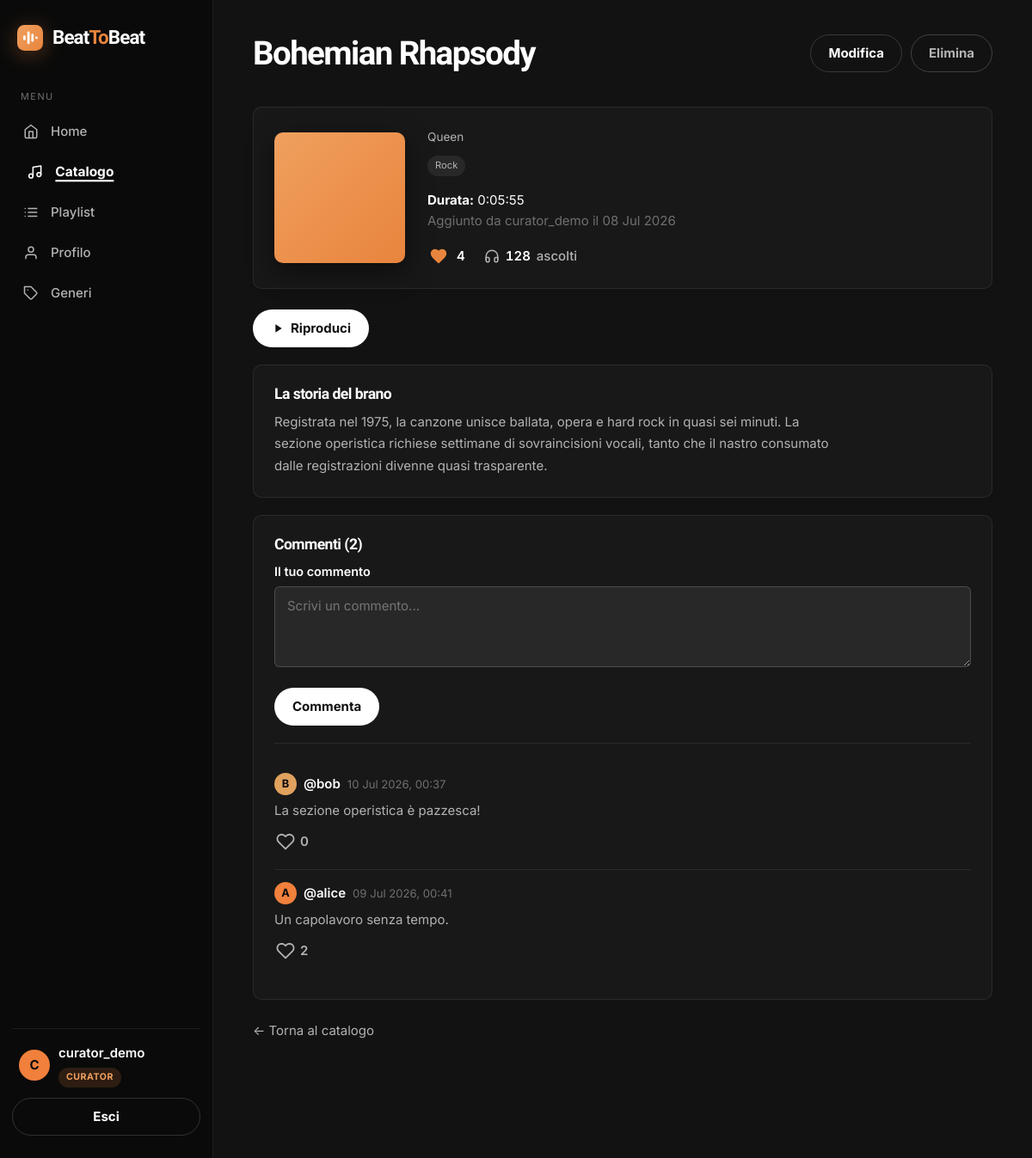
/music/songs/3/ (signed in), run on the app's committed database.
### accounts/models.py (models this page shows, shortened)
class CustomUser(AbstractUser):
    class Role(models.TextChoices):
        LISTENER = 'listener', 'Listener'
        CURATOR = 'curator', 'Curator'
        MODERATOR = 'moderator', 'Moderator'
    role = models.CharField(
        max_length=20,
        choices=Role.choices,
        default=Role.LISTENER,
    )
    bio = models.TextField(blank=True)
    birth_date = models.DateField(null=True, blank=True)
    favorite_genre = models.ForeignKey(
        'music.Genre',
        on_delete=models.SET_NULL,
        null=True,
        blank=True,
        related_name='fans',
    )
    AVATAR_COLORS = ['#f0803c', '#e0a15e', '#81b29a', '#6a8ec9', '#b07ba0', '#c96a6a']
    @property
    def avatar_color(self):
        return self.AVATAR_COLORS[sum(ord(c) for c in self.username) % len(self.AVATAR_COLORS)]
    @property
    def initial(self):
        return self.username[0].upper() if self.username else '?'
    @property
    def is_curator(self):
        return self.role == self.Role.CURATOR or self.is_superuser
    @property
    def is_moderator(self):
        return self.role == self.Role.MODERATOR or self.is_superuser

### music/models.py (models this page shows, shortened)
class Song(models.Model):
    title = models.CharField(max_length=200)
    artist = models.CharField(max_length=200)
    genre = models.ForeignKey(
        Genre,
        on_delete=models.PROTECT,
        related_name='songs',
    )
    added_by = models.ForeignKey(
        settings.AUTH_USER_MODEL,
        on_delete=models.CASCADE,
        related_name='added_songs',
    )
    duration = models.DurationField()
    story = models.TextField(
        blank=True,
        help_text='Un breve racconto sul brano, mostrato nella sua pagina.',
    )
    audio_file = models.FileField(
        upload_to='songs/',
        blank=True,
        null=True,
        validators=[FileExtensionValidator(allowed_extensions=['mp3', 'wav', 'ogg', 'm4a'])],
    )
    likes = models.ManyToManyField(
        settings.AUTH_USER_MODEL,
        related_name='liked_songs',
        blank=True,
    )
    play_count = models.PositiveIntegerField(default=0)
    created_at = models.DateTimeField(auto_now_add=True)
    class Meta:
        ordering = ['-created_at', 'id']

class Genre(models.Model):
    name = models.CharField(max_length=100, unique=True)
    description = models.TextField(blank=True)
    class Meta:
        ordering = ['name']

class Comment(models.Model):
    song = models.ForeignKey(Song, on_delete=models.CASCADE, related_name='comments')
    author = models.ForeignKey(settings.AUTH_USER_MODEL, on_delete=models.CASCADE, related_name='comments')
    text = models.TextField()
    likes = models.ManyToManyField(settings.AUTH_USER_MODEL, related_name='liked_comments', blank=True)
    created_at = models.DateTimeField(auto_now_add=True)
    class Meta:
        ordering = ['-created_at']

### music/views.py (the view)
# urls.py: path('songs/<int:pk>/', views.SongDetailView.as_view(), name='song_detail'),
class SongDetailView(LoginRequiredMixin, DetailView):
    model = Song
    template_name = 'music/songs/detail.html'
    context_object_name = 'song'
    def get_context_data(self, **kwargs):
        context = super().get_context_data(**kwargs)
        context['user_playlists'] = Playlist.objects.filter(
            owner=self.request.user
        ).exclude(songs=self.object)
        context['comment_form'] = CommentForm()
        return context

### music/forms.py
class CommentForm(forms.ModelForm):
    class Meta:
        model = Comment
        fields = ['text']
        labels = {'text': 'Il tuo commento'}
        widgets = {
            'text': forms.Textarea(attrs={'rows': 3, 'placeholder': 'Scrivi un commento...'}),
        }

### templates/music/songs/detail.html (shortened to what this page needs)
{% extends 'base.html' %}
{% block content %}
<div class="page-header">
	<h1 class="page-title">{{ song.title }}</h1>
	{% if user.is_curator %}
	<div class="actions">
		<a class="btn btn-ghost" href="{% url 'music:song_update' song.pk %}">Modifica</a>
		<a class="btn btn-danger" href="{% url 'music:song_delete' song.pk %}">Elimina</a>
	</div>
	{% endif %}
</div>
<div class="panel detail-hero">
	<div class="detail-cover"></div>
	<div>
		<div class="card-artist">{{ song.artist }}</div>
		<span class="genre-chip">{{ song.genre.name }}</span>
		<p class="mt-2 mb-0"><strong>Durata:</strong> {{ song.duration }}</p>
		<p class="text-muted mb-2">
			Aggiunto da {{ song.added_by.username }} il {{ song.created_at|date:"d M Y" }}
		</p>
		<div class="detail-stats">
			<form method="post" action="{% url 'music:toggle_like_song' song.pk %}" class="like-form like-detail">
				<button type="submit" class="like-btn {% if user in song.likes.all %}liked{% endif %}" title="Mi piace">
					<svg class="heart-icon heart-filled" viewBox="0 0 24 24" fill="currentColor"><path d="M12 21.35l-1.45-1.32C5.4 15.36 2 12.28 2 8.5 2 5.42 4.42 3 7.5 3c1.74 0 3.41.81 4.5 2.09C13.09 3.81 14.76 3 16.5 3 19.58 3 22 5.42 22 8.5c0 3.78-3.4 6.86-8.55 11.54L12 21.35z"/></svg>
				</button>
				<span class="like-count">{{ song.likes.count }}</span>
			</form>
			<span class="stat-item">
				<svg class="stat-icon" viewBox="0 0 24 24" fill="none" stroke="currentColor" stroke-width="2" stroke-linecap="round" stroke-linejoin="round"><path d="M3 18v-6a9 9 0 0 1 18 0v6"/><path d="M21 19a2 2 0 0 1-2 2h-1a2 2 0 0 1-2-2v-3a2 2 0 0 1 2-2h3zM3 19a2 2 0 0 0 2 2h1a2 2 0 0 0 2-2v-3a2 2 0 0 0-2-2H3z"/></svg>
				<span class="play-count" data-song="{{ song.pk }}">{{ song.play_count }}</span> ascolti
			</span>
		</div>
	</div>
</div>
{% if song.audio_file %}
<div class="mt-3">
	<button type="button" class="btn btn-accent play-btn" data-id="{{ song.pk }}" data-src="{{ song.audio_file.url }}" data-title="{{ song.title }}" data-artist="{{ song.artist }}">
		<svg viewBox="0 0 24 24" fill="currentColor"><path d="M8 5v14l11-7z"/></svg> Riproduci
	</button>
</div>
{% endif %}
{% if song.story %}
<div class="panel mt-3">
	<h3>La storia del brano</h3>
	<p class="song-story mb-0">{{ song.story|linebreaksbr }}</p>
</div>
{% endif %}
<div class="panel mt-3">
	<h3>Commenti ({{ song.comments.count }})</h3>
	<form method="post" action="{% url 'music:add_comment' song.pk %}">
		{% include 'partials/form_fields.html' with form=comment_form %}
		<button type="submit" class="btn btn-accent">Commenta</button>
	</form>
	<hr>
	{% for comment in song.comments.all %}
	<div class="comment">
		<div class="comment-head">
			{% include 'partials/avatar.html' with profile_user=comment.author size='avatar-sm' %}
			<a href="{% url 'accounts:public_profile' comment.author.username %}" class="comment-author">@{{ comment.author.username }}</a>
			<span class="comment-date">{{ comment.created_at|date:"d M Y, H:i" }}</span>
		</div>
		<p class="comment-text">{{ comment.text|linebreaksbr }}</p>
		<div class="comment-actions">
			<form method="post" action="{% url 'music:toggle_like_comment' comment.pk %}" class="like-form">
				<button type="submit" class="like-btn {% if user in comment.likes.all %}liked{% endif %}" title="Mi piace">
					<svg class="heart-icon heart-outline" viewBox="0 0 24 24" fill="none" stroke="currentColor" stroke-width="2" stroke-linecap="round" stroke-linejoin="round"><path d="M20.84 4.61a5.5 5.5 0 0 0-7.78 0L12 5.67l-1.06-1.06a5.5 5.5 0 0 0-7.78 7.78l1.06 1.06L12 21.23l7.78-7.78 1.06-1.06a5.5 5.5 0 0 0 0-7.78z"/></svg>
					<span class="like-count">{{ comment.likes.count }}</span>
				</button>
			</form>
		</div>
	</div>
	{% empty %}
	<p class="text-muted mt-2">Nessun commento. Scrivi il primo!</p>
	{% endfor %}
</div>
<p class="mt-3"><a class="muted-link" href="{% url 'music:song_list' %}">← Torna al catalogo</a></p>
{% endblock %}

### templates/base.html (shortened to what this page needs)
{% load static %}
<!DOCTYPE html>
<html lang="it">
<head>
	<link rel="stylesheet" href="{% static 'css/style.css' %}">
</head>
<body>
	{% block layout %}
	<div class="app-shell">
		<aside class="sidebar">
			<a class="brand" href="{% url 'pages:home' %}">{% include 'partials/logo.html' %}<span>Beat<span class="beat-accent">To</span>Beat</span></a>
			<nav>
				<div class="nav-section-label">Menu</div>
				<a class="nav-item-link {% if request.path == '/' %}active{% endif %}" href="{% url 'pages:home' %}">
					<span class="nav-icon"><svg viewBox="0 0 24 24" fill="none" stroke="currentColor" stroke-width="2" stroke-linecap="round" stroke-linejoin="round"><path d="M3 9l9-7 9 7v11a2 2 0 0 1-2 2H5a2 2 0 0 1-2-2z"/><path d="M9 22V12h6v10"/></svg></span><span class="nav-label">Home</span>
				</a>
				{% if user.is_authenticated %}
				<a class="nav-item-link {% if '/music/songs' in request.path %}active{% endif %}" href="{% url 'music:song_list' %}">
					<span class="nav-icon"><svg viewBox="0 0 24 24" fill="none" stroke="currentColor" stroke-width="2" stroke-linecap="round" stroke-linejoin="round"><path d="M9 18V5l12-2v13"/><circle cx="6" cy="18" r="3"/><circle cx="18" cy="16" r="3"/></svg></span><span class="nav-label">Catalogo</span>
				</a>
				<a class="nav-item-link {% if '/music/playlists' in request.path %}active{% endif %}" href="{% url 'music:playlist_list' %}">
					<span class="nav-icon"></span><span class="nav-label">Playlist</span>
				</a>
				<a class="nav-item-link {% if '/accounts/profile' in request.path %}active{% endif %}" href="{% url 'accounts:profile' %}">
					<span class="nav-icon"><svg viewBox="0 0 24 24" fill="none" stroke="currentColor" stroke-width="2" stroke-linecap="round" stroke-linejoin="round"><path d="M20 21v-2a4 4 0 0 0-4-4H8a4 4 0 0 0-4 4v2"/><circle cx="12" cy="7" r="4"/></svg></span><span class="nav-label">Profilo</span>
				</a>
				{% if user.is_curator %}
				<a class="nav-item-link {% if '/music/genres' in request.path %}active{% endif %}" href="{% url 'music:genre_list' %}">
					<span class="nav-icon"><svg viewBox="0 0 24 24" fill="none" stroke="currentColor" stroke-width="2" stroke-linecap="round" stroke-linejoin="round"><path d="M20.59 13.41l-7.17 7.17a2 2 0 0 1-2.83 0L2 12V2h10l8.59 8.59a2 2 0 0 1 0 2.82z"/><line x1="7" y1="7" x2="7.01" y2="7"/></svg></span><span class="nav-label">Generi</span>
				</a>
				{% endif %}
				{% endif %}
			</nav>
			<div class="sidebar-footer">
				{% if user.is_authenticated %}
				<div class="user-box">
					{% include 'partials/avatar.html' with profile_user=user %}
					<div>
						<div class="user-name">{{ user.username }}</div>
						{% if user.is_superuser %}
						<span class="role-badge admin">Admin</span>
						{% elif user.role == 'curator' %}
						<span class="role-badge curator">Curator</span>
						{% elif user.role == 'moderator' %}
						<span class="role-badge moderator">Moderator</span>
						{% else %}
						<span class="role-badge listener">Listener</span>
						{% endif %}
					</div>
				</div>
				<form method="post" action="{% url 'accounts:logout' %}">
					<button type="submit" class="btn btn-ghost btn-block">Esci</button>
				</form>
				{% else %}
				<a class="btn btn-accent btn-block" href="{% url 'accounts:login' %}">Accedi</a>
				<a class="btn btn-ghost btn-block mt-2" href="{% url 'accounts:signup' %}">Registrati</a>
				{% endif %}
			</div>
		</aside>
		<main class="content-area">
			{% block content %}{% endblock %}
		</main>
	</div>
	{% endblock %}
</body>
</html>

### templates/partials/avatar.html
<span class="avatar {{ size }}" style="background-color: {{ profile_user.avatar_color }};">{{ profile_user.initial }}</span>

### data on the page
CustomUser: initial "C", username "curator_demo"
Song: title "Bohemian Rhapsody", artist "Queen", genre.name "Rock", duration "0:05:55", added_by.username "curator_demo", created_at "08 Jul 2026", likes.count "4", play_count "128", story "Registrata nel 1975, la canzone unisce ballata, opera e hard rock in quasi sei minuti. La sezione operistica richiese settimane di sovraincisioni vocali, tanto che il nastro consumato dalle registrazioni divenne quasi trasparente.", comments.count "2"
Comment: author.username "bob", created_at "10 Jul 2026, 00:37", text "La sezione operistica è pazzesca!", likes.count "0"
CustomUser: initial "B"
Comment: author.username "alice", created_at "09 Jul 2026, 00:41", text "Un capolavoro senza tempo.", likes.count "2"
CustomUser: initial "A"

### other printed values
{{ field.label }} "Il tuo commento"
